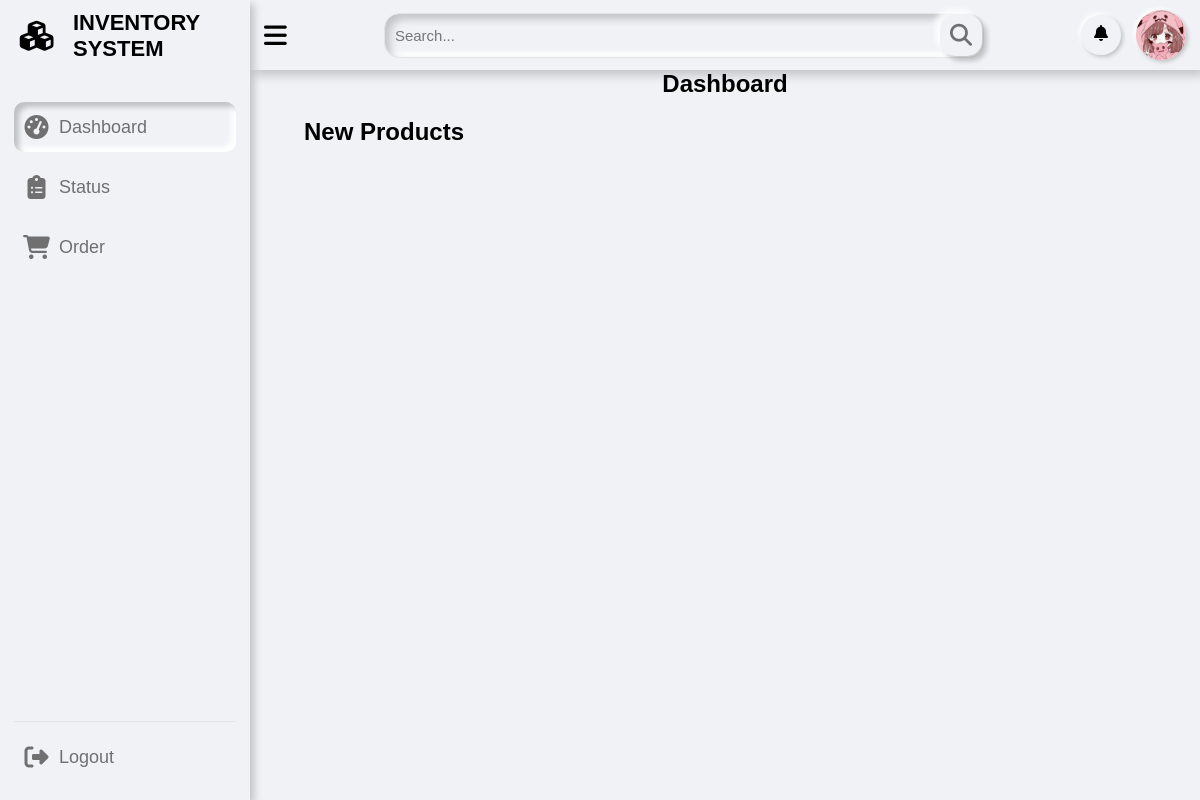
Page /pages/store_owner_dashboard.php (signed in) on the earlier database version.
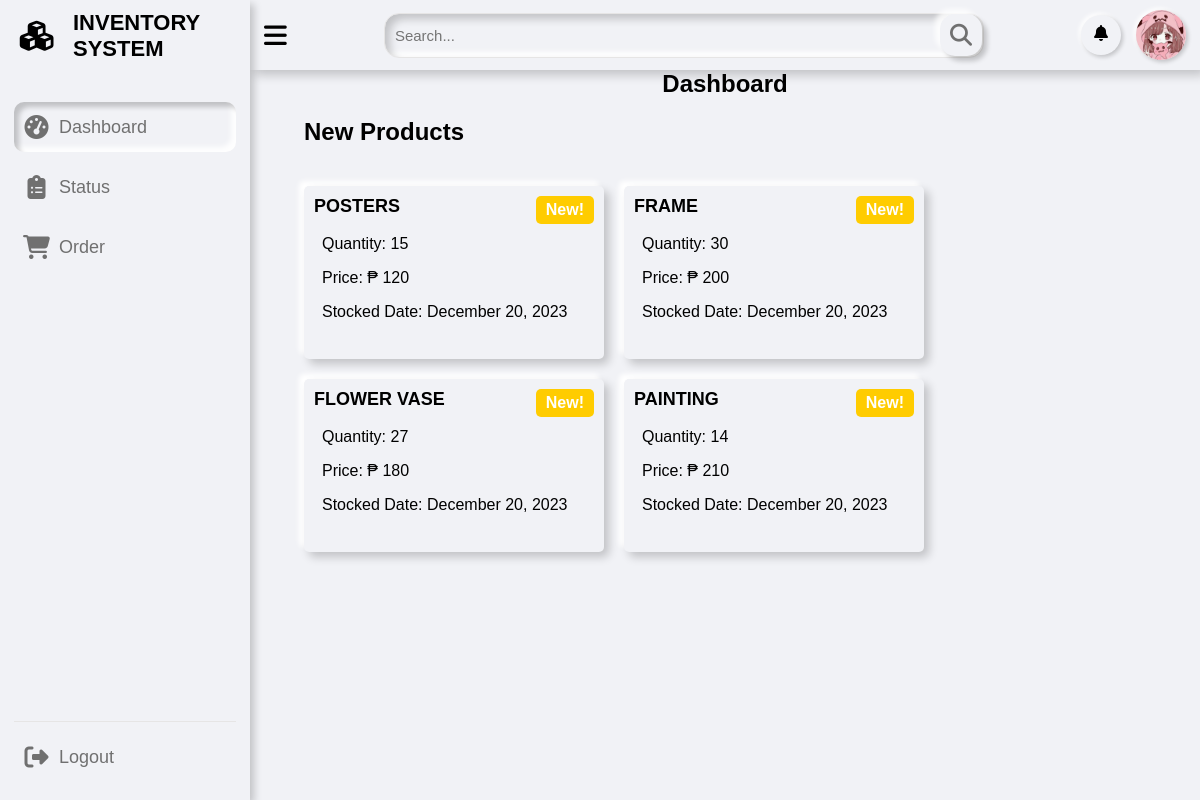
Same page on the later database version.
### tables this page shows
CREATE TABLE `product_details` (
  `product_id` int(11) NOT NULL,
  `product_quantity` int(11) NOT NULL,
  `product_price` int(11) NOT NULL,
  `stocked_Date` date DEFAULT NULL
);

CREATE TABLE `product` (
  `product_id` int(11) NOT NULL,
  `product_name` varchar(255) NOT NULL,
  `supplier_id` int(11) DEFAULT NULL
);

### pages/store_owner_dashboard.php (the view, shortened to what this page needs)
<?php
if (isset($_SESSION['id']) && isset($_SESSION['username']) && $_SESSION['role'] === 'Store Owner') {
	include "../includes/store_sidebar.php";
	include "../includes/topbar.php";
?>
	<div class="dash-content">
		<div class="header">
			<h1>Dashboard</h1>
		</div>
		<div class="header">
			<h2>New Products</h2>
			<div class="products-container">
				<?php
				include "../includes/db_connection.php";
				try {
					$query = "SELECT p.product_name, pd.product_quantity, pd.product_price, DATE_FORMAT(pd.stocked_date, '%M %d, %Y') AS human_readable_date
							  FROM product p
							  INNER JOIN product_details pd ON p.product_id = pd.product_id
							  WHERE pd.stocked_date >= DATE_SUB(CURDATE(), INTERVAL 10 DAY)";
					$statement = $pdo->prepare($query);
					$statement->execute();
					$products = $statement->fetchAll(PDO::FETCH_ASSOC);
					foreach ($products as $product) {
						echo "<a href='order.php' class='card-link'>";
						echo "<div class='card'>";
						echo "<h2>" . $product['product_name'] . "</h2>";
						echo "<p>Quantity: " . $product['product_quantity'] . "</p>";
						echo "<p>Price: ₱ " . $product['product_price'] . "</p>";
						echo "<p>Stocked Date: " . $product['human_readable_date'] . "</p>";
						$currentDate = date("Y-m-d");
						$stockedDate = date("Y-m-d", strtotime($product['human_readable_date']));
						$daysDifference = abs(strtotime($currentDate) - strtotime($stockedDate)) / (60 * 60 * 24);
						if ($daysDifference <= 10) {
						    echo "<span class='new-product-badge'>New!</span>";
						}
						echo "</div>";
						echo "</a>";
					}
				} catch (PDOException $e) {
					echo "Error: " . $e->getMessage();
				}
				?>
			</div>
		</div>
	</div>
<?php
	include "../includes/footbar.php";
}
?>

### includes/store_sidebar.php (shortened to what this page needs)
<!DOCTYPE html>
<html lang="en">
<head>
  <link rel="stylesheet" href="https://cdnjs.cloudflare.com/ajax/libs/font-awesome/6.2.1/css/all.min.css" />
  <link rel="stylesheet" href="../css/dashboard.css?v=p<?php echo time(); ?>" />
</head>
<body>
  <nav>
    <div class="logo">
      <div class="logo-icon">
        <i class="fas fa-cubes"></i>
      </div>
      <span class="logo_name">INVENTORY SYSTEM</span>
    </div>
    <div class="menu-items">
      <ul class="nav-links">
        <li>
          <a href="../pages/store_owner_dashboard.php">
            <i class="fas fa-tachometer-alt"></i>
            <span class="link-name">Dashboard</span>
          </a>
        </li>
        <li>
          <a href="../pages/store_owner_order_status.php">
            <i class="fas fa-clipboard-list"></i>
            <span class="link-name">Status</span>
          </a>
        </li>
        <li>
          <a href="../pages/order.php">
            <i class="fas fa-shopping-cart"></i>
            <span class="link-name">Order</span>
          </a>
        </li>
      </ul>
      <ul class="logout-mode">
        <li>
          <a href="../pages/logout.php">
            <i class="fas fa-sign-out-alt"></i>
            <span class="link-name">Logout</span>
          </a>
        </li>
      </ul>
    </div>
  </nav>

### includes/topbar.php (shortened to what this page needs)
<section class="dashboard">
  <div class="top">
    <i class="fas fa-bars sidebar-toggle"></i>
    <div class="search-box">
      <i class="fas fa-search"></i>
      <input type="text" placeholder="Search..." />
    </div>
    <div class="notif-and-img">
      <div class="notification-icon">
        <i class="fas fa-bell"></i>
      </div>
      <img src="../media/profile.png" alt="profile" />
    </div>
  </div>

### includes/footbar.php (shortened to what this page needs)
    </body>
</html>

### pages/store_owner_dashboard.php (style rules this page uses)
.new-product-badge { background-color: #ffcc00; color: #fff; padding: 5px 10px; border-radius: 5px; font-weight: bold; position: absolute; top: 10px; right: 10px; }
a { text-decoration: none; color: black; }

Differences in the rows shown:
added product_details: product_id.product_name "POSTERS", product_quantity "15", product_price "120", human_readable_date "December 20, 2023"
added product_details: product_id.product_name "FRAME", product_quantity "30", product_price "200", human_readable_date "December 20, 2023"
added product_details: product_id.product_name "FLOWER VASE", product_quantity "27", product_price "180", human_readable_date "December 20, 2023"
added product_details: product_id.product_name "PAINTING", product_quantity "14", product_price "210", human_readable_date "December 20, 2023"
